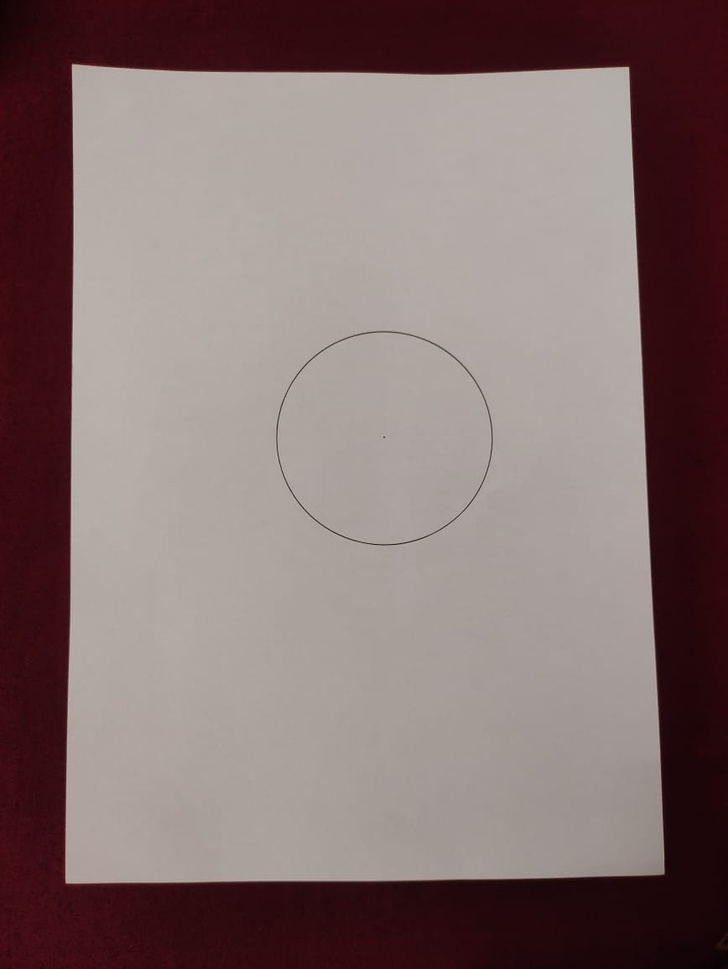
#> input picture server/assets/circ.jpg, 728 x 969 px, shrunk from 868 x 1156 before the run
$ python -i utlis.py   (imports and definitions only)
#> lines starting #> are read from the running program, lines starting #| are printed output that depends on the picture; after the words box and inside, x2 and y2 are one past the last pixel; in counts of white or black regions, pixels touching at a corner belong together
#> further down, picture is the input picture: shape (969, 728, 3); mean B, G, R 110.9, 112.1, 131
import cv2
import numpy as np

def getContours(img,cThr=[100,100],showCanny=False,minArea=1000,filter=0,draw =False):
#> called with showCanny = False, minArea = 1000, filter = 0, draw = False
    imgGray = cv2.cvtColor(img,cv2.COLOR_BGR2GRAY)
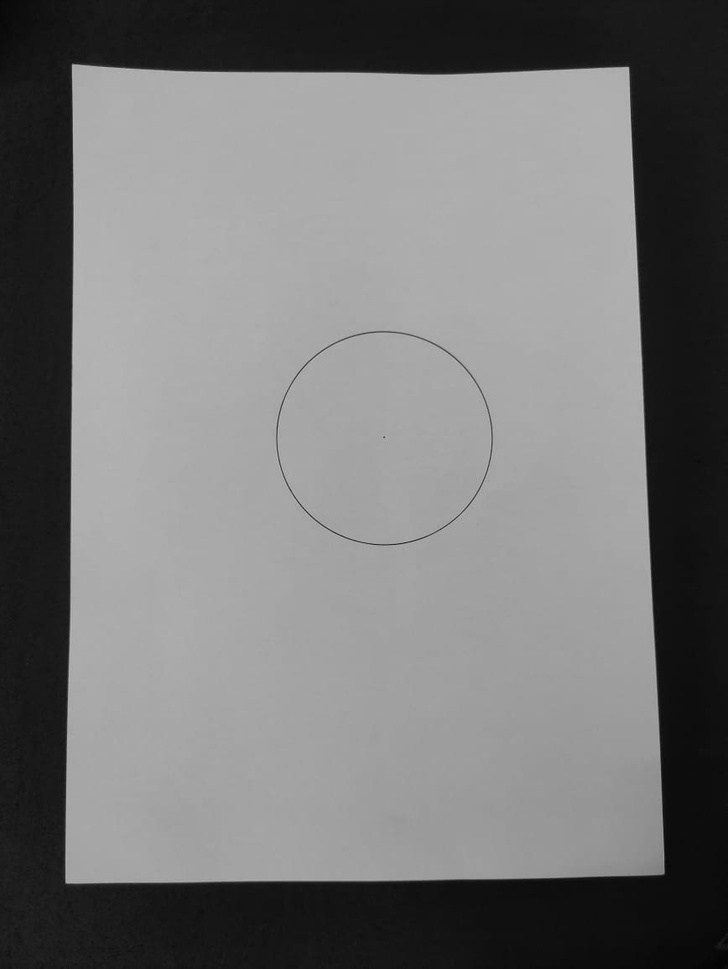
#> imgGray: shape (969, 728); min 4, max 195, mean 117.5
    imgBlur = cv2.GaussianBlur(imgGray,(5,5),1)
    imgCanny = cv2.Canny(imgBlur,cThr[0],cThr[1])
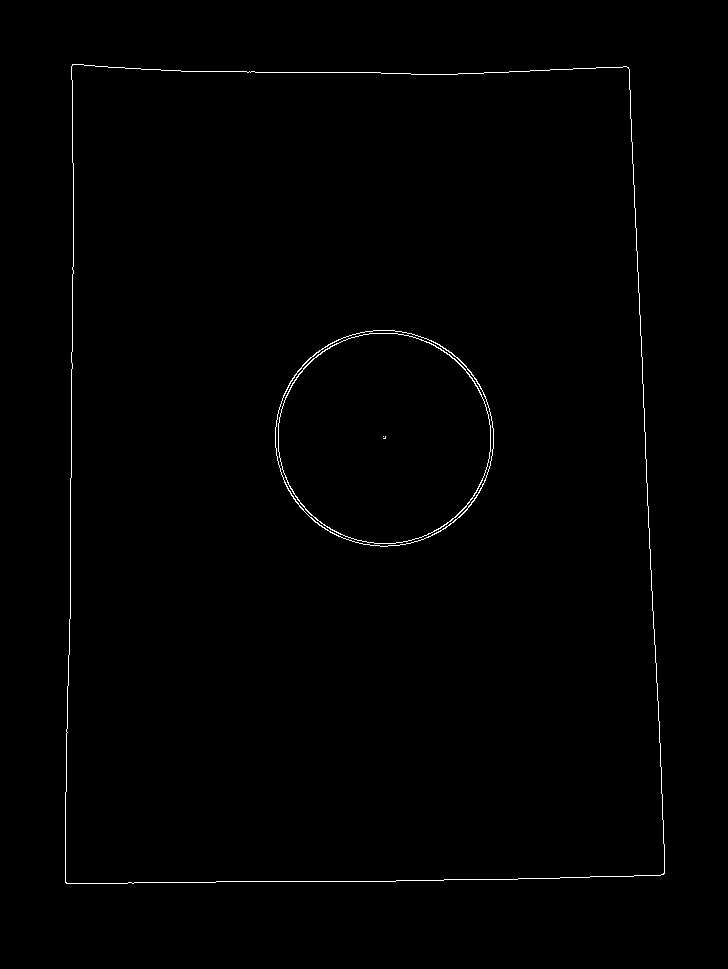
#> imgCanny: shape (969, 728); 0.61% white in thin lines or dots, all inside (x1, y1, x2, y2) = (65, 64, 665, 884)
    kernel = np.ones((5,5))
    imgDial = cv2.dilate(imgCanny,kernel,iterations=3)
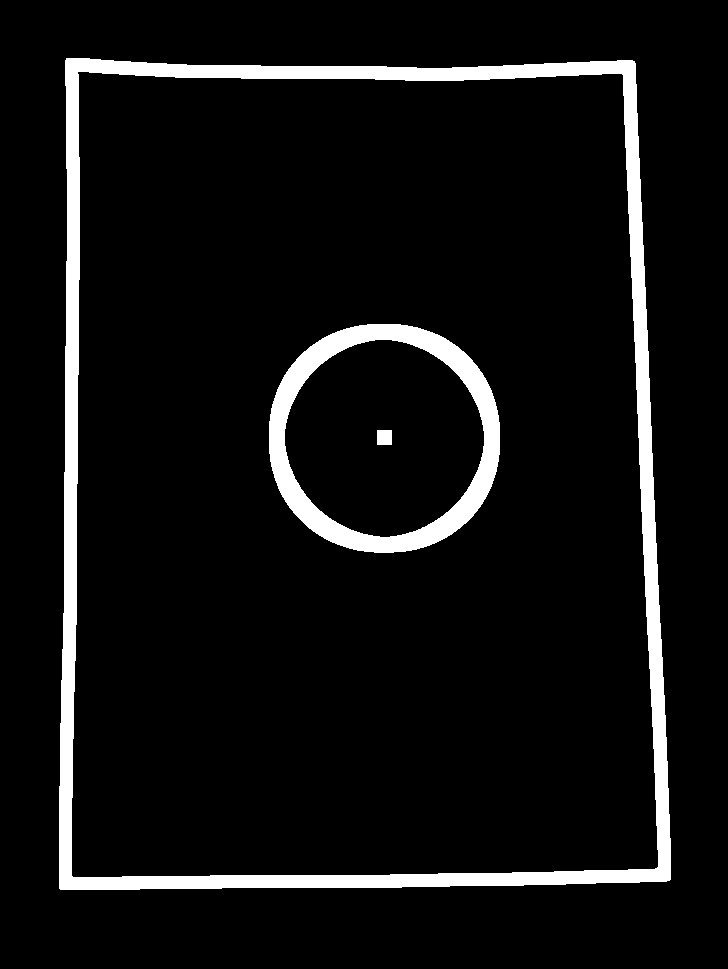
#> imgDial: shape (969, 728); 7.1% white; 3 white regions, box (x1, y1, x2, y2) and area: (59, 58, 671, 890) 37086, (269, 324, 500, 553) 12832, (377, 430, 392, 445) 225
    imgThre = cv2.erode(imgDial,kernel,iterations=2)
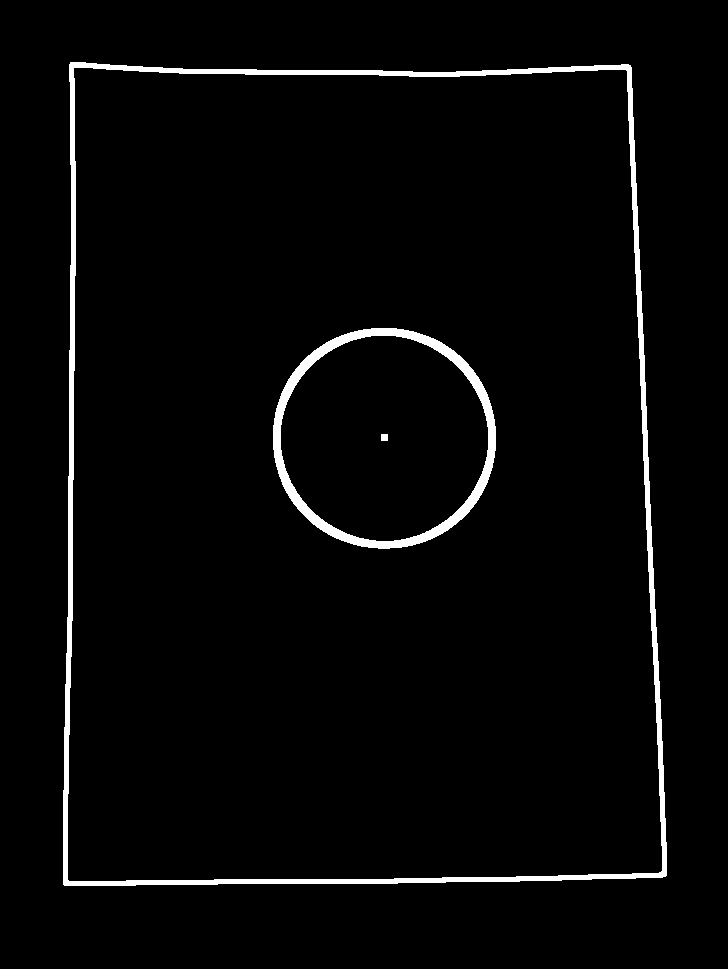
#> imgThre: shape (969, 728); 2.9% white; 3 white regions
    if showCanny:cv2.imshow('Canny',imgThre)
    contours,hiearchy = cv2.findContours(imgThre,cv2.RETR_EXTERNAL,cv2.CHAIN_APPROX_SIMPLE)
#> contours = 1 contour; box (x1, y1, x2, y2) and area: (63, 62, 667, 886) 472654; hiearchy = [[-1, -1, -1, -1]]
    finalCountours = []
    for i in contours:
        area = cv2.contourArea(i)
        if area > minArea:
            peri = cv2.arcLength(i,True)
            approx = cv2.approxPolyDP(i,0.02*peri,True)
            bbox = cv2.boundingRect(approx)
            if filter > 0:
                if len(approx) == filter:
                    finalCountours.append([len(approx),area,approx,bbox,i])
            else:
                finalCountours.append([len(approx),area,approx,bbox,i])
#> this loop made 1 pass
#> (area, peri, approx, bbox) on pass 1: (472653.5, 2826.9, [[70, 62], [63, 884], [665, 876], [630, 65]], (63, 62, 603, 823))
#> after the loop, finalCountours = 1 item
    finalCountours = sorted(finalCountours,key = lambda x:x[1] ,reverse= True)
    if draw:
        for con in finalCountours:
            cv2.drawContours(img,con[4],-1,(0,0,255),3)
    return img, finalCountours

# calculates the ordered vertex points in terms of contours

# [35 lines left out: functions reorder, warpImg, not called in this run]

def findDis(pts1,pts2):
    return ((pts2[0]-pts1[0])**2 + (pts2[1]-pts1[1])**2)**0.5

#to detect circles only (filter value = 0)

# [36 lines left out: function detectCircles, not called in this run]

>>> import cv2
>>> picture = cv2.imread('assets/circ.jpg')
>>> result = getContours(picture)

$ run again, on server/assets/rect.jpg
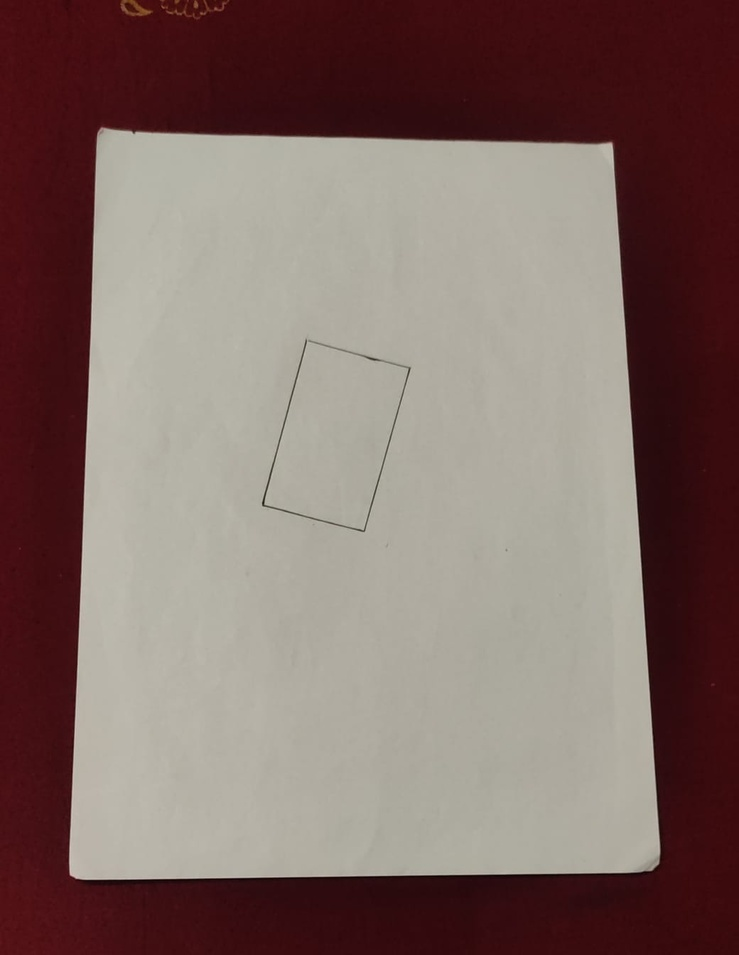
#> input picture server/assets/rect.jpg, 739 x 955 px, shrunk from 1040 x 1344 before the run
#> picture is the input picture: shape (955, 739, 3); mean B, G, R 101.2, 106.4, 127.9
#> in getContours, `imgCanny = cv2.Canny(imgBlur,cThr[0],cThr[1])`:
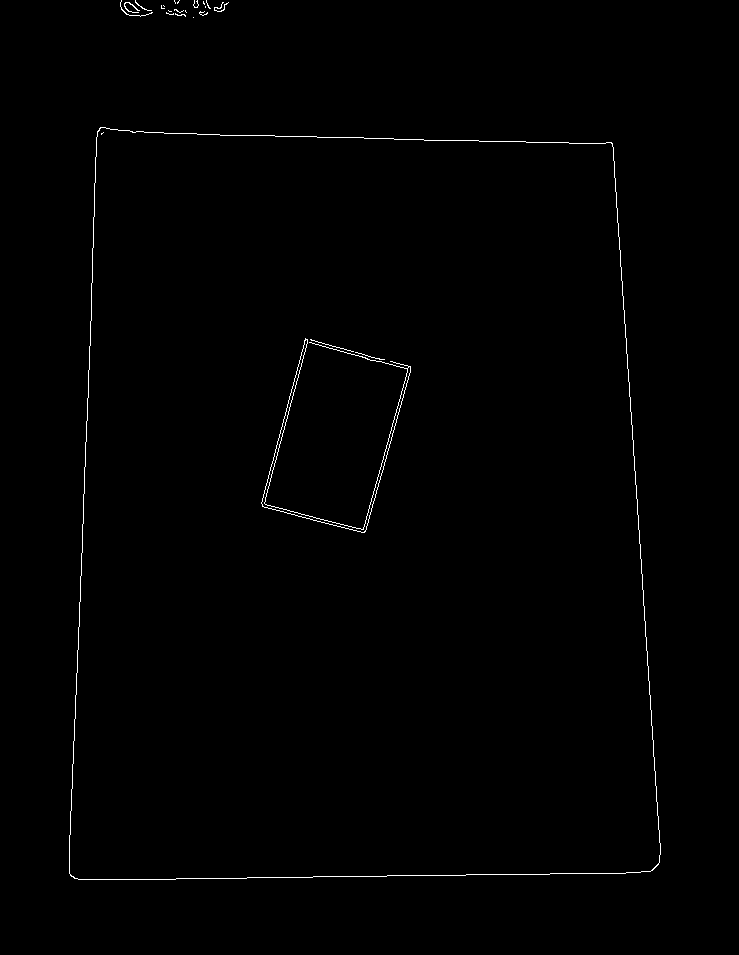
#> imgCanny: shape (955, 739); 0.56% white in thin lines or dots, all inside (x1, y1, x2, y2) = (69, 0, 661, 880)
#> imgDial: shape (955, 739); 6.7% white; 3 white regions, box (x1, y1, x2, y2) and area: (63, 121, 667, 886) 34858, (255, 332, 417, 539) 10042, (114, 0, 235, 24) 2497
#> in getContours, `imgThre = cv2.erode(imgDial,kernel,iterations=2)`:
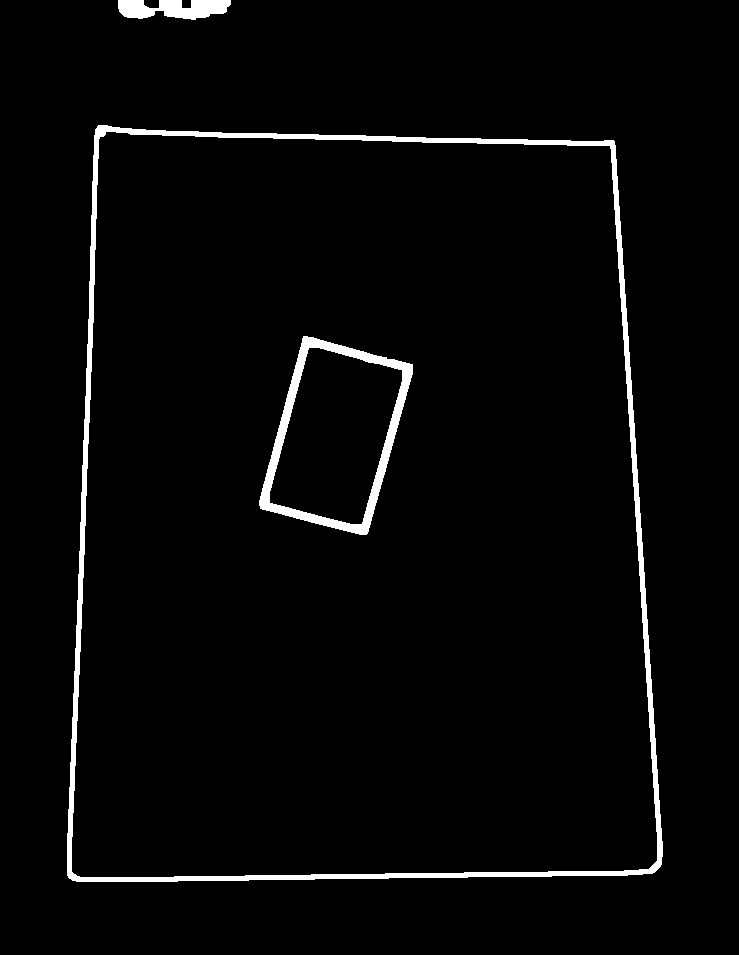
#> imgThre: shape (955, 739); 2.8% white; 3 white regions
#> contours = 2 contours; box (x1, y1, x2, y2) and area: (67, 125, 663, 882) 414508, (118, 0, 231, 20) 1490; hiearchy = [[1, -1, -1, -1], [-1, 0, -1, -1]]
#> the loop in getContours, `for i in contours:` made 2 passes
#> (area, peri, approx, bbox) on pass 1: (414507.5, 2634.3, [[98, 125], [68, 877], [654, 872], [614, 141]], (68, 125, 587, 753))
#> after the loop in getContours, `for i in contours:`: finalCountours = 2 items
